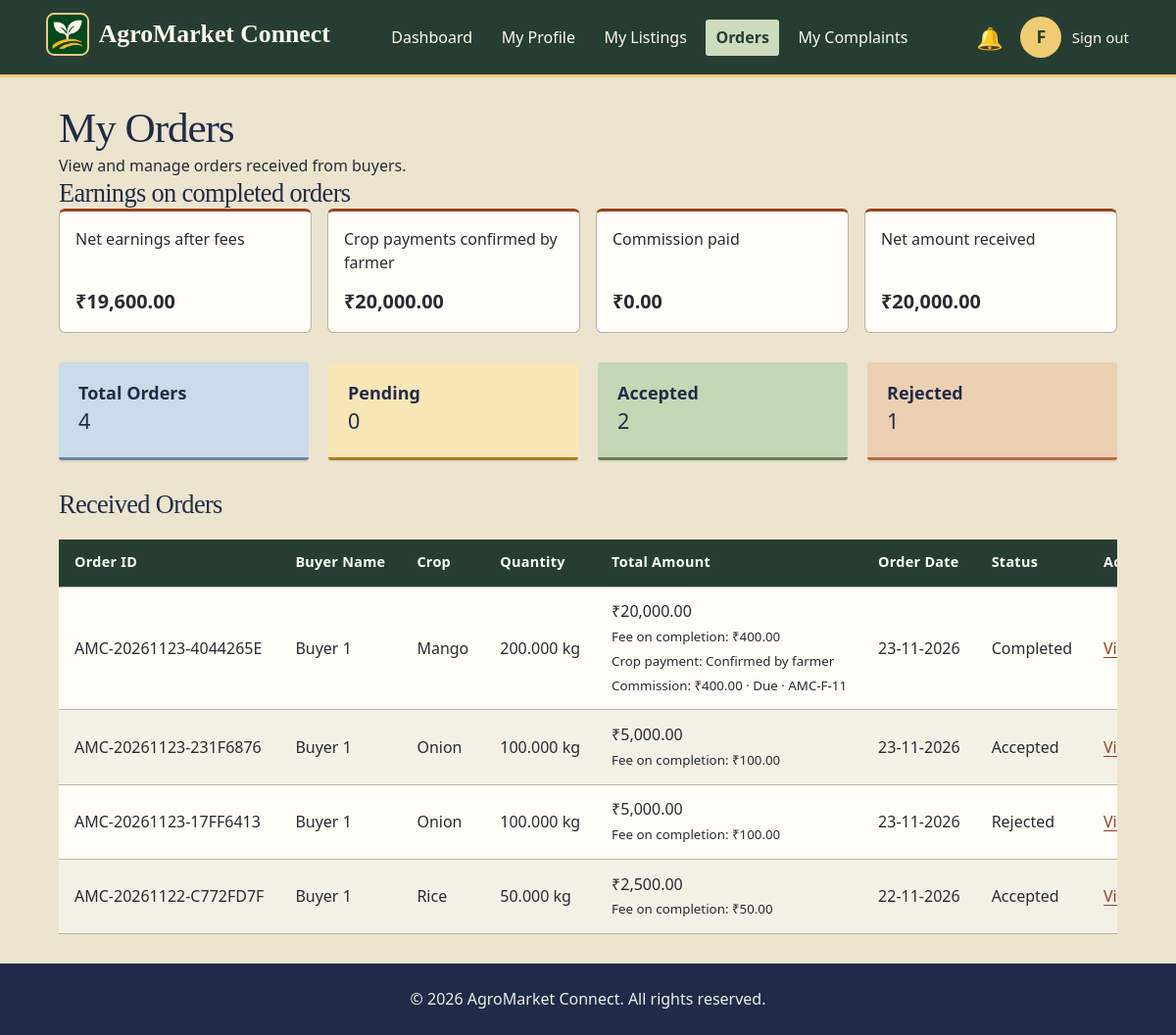
The page /Home/farmer/orders.php (signed in) on the database its author committed.
### tables this page shows
CREATE TABLE `users` (
    `user_id` bigint(20) UNSIGNED NOT NULL,
    `role` enum('admin', 'farmer', 'buyer') NOT NULL,
    `full_name` varchar(100) NOT NULL,
    `email` varchar(150) DEFAULT NULL,
    `mobile` varchar(15) DEFAULT NULL,
    `password_hash` varchar(255) NOT NULL,
    `account_status` enum(
        'pending',
        'active',
        'suspended',
        'closed'
    ) NOT NULL DEFAULT 'pending',
    `email_verified_at` datetime DEFAULT NULL,
    `mobile_verified_at` datetime DEFAULT NULL,
    `last_login_at` datetime DEFAULT NULL,
    `created_at` datetime NOT NULL DEFAULT current_timestamp(),
    `updated_at` datetime NOT NULL DEFAULT current_timestamp(),
    `token` varchar(64) DEFAULT NULL,
    `username` varchar(50) NOT NULL,
    `last_login` datetime DEFAULT NULL
);

CREATE TABLE `orders` (
    `order_id` bigint(20) UNSIGNED NOT NULL,
    `order_number` varchar(30) NOT NULL,
    `buyer_id` bigint(20) UNSIGNED NOT NULL,
    `farmer_id` bigint(20) UNSIGNED NOT NULL,
    `listing_id` bigint(20) UNSIGNED NOT NULL,
    `quantity` decimal(12, 3) NOT NULL,
    `quantity_unit` varchar(20) NOT NULL,
    `unit_price` decimal(12, 2) NOT NULL,
    `subtotal` decimal(12, 2) NOT NULL,
    `delivery_address` varchar(255) NOT NULL,
    `delivery_city` varchar(100) NOT NULL,
    `delivery_state` varchar(100) NOT NULL,
    `delivery_pincode` varchar(10) NOT NULL,
    `buyer_note` text DEFAULT NULL,
    `farmer_response_note` text DEFAULT NULL,
    `order_status` enum(
        'pending',
        'accepted',
        'rejected',
        'cancelled',
        'completed',
        'dispatched',
        'ready_for_pickup'
    ) NOT NULL DEFAULT 'pending',
    `terms_accepted_at` datetime DEFAULT NULL,
    `terms_version` varchar(30) DEFAULT NULL,
    `placed_at` datetime DEFAULT current_timestamp(),
    `updated_at` datetime DEFAULT current_timestamp() ON UPDATE current_timestamp(),
    `fulfilment_method` enum('delivery', 'pickup') NOT NULL DEFAULT 'delivery'
);

CREATE TABLE `crop_listings` (
    `listing_id` bigint(20) UNSIGNED NOT NULL,
    `farmer_id` bigint(20) UNSIGNED NOT NULL,
    `category_id` int(10) UNSIGNED NOT NULL,
    `crop_name` varchar(120) NOT NULL,
    `variety` varchar(120) DEFAULT NULL,
    `description` text DEFAULT NULL,
    `quantity_available` decimal(12, 3) NOT NULL,
    `quantity_unit` varchar(20) NOT NULL,
    `price_per_unit` decimal(12, 2) NOT NULL,
    `minimum_order_quantity` decimal(12, 3) DEFAULT NULL,
    `quality_grade` varchar(50) DEFAULT NULL,
    `harvest_date` date DEFAULT NULL,
    `available_from` date DEFAULT NULL,
    `available_until` date DEFAULT NULL,
    `listing_status` enum(
        'available',
        'paused',
        'sold_out',
        'removed'
    ) NOT NULL DEFAULT 'available',
    `created_at` datetime DEFAULT current_timestamp(),
    `updated_at` datetime DEFAULT current_timestamp() ON UPDATE current_timestamp()
);

CREATE TABLE `order_commissions` (
    `order_id` bigint(20) UNSIGNED NOT NULL,
    `rate_percent` decimal(5, 2) NOT NULL,
    `amount` decimal(12, 2) NOT NULL,
    `collected_at` datetime DEFAULT NULL,
    `receipt_reference` varchar(100) DEFAULT NULL,
    `collected_by` bigint(20) UNSIGNED DEFAULT NULL
);

### Home/farmer/includes/header.php (called while the page is built, shortened)
<?php
$headerRole = "farmer";
$headerUser = $headerFarmer ?? [];
require __DIR__ . "/../../includes/portal-header.php";

### Home/includes/html.php (called while the page is built)
<?php
function e($value)
{
    return htmlspecialchars((string) ($value ?? ""), ENT_QUOTES, "UTF-8");
}

### Home/includes/notifications.php (called while the page is built, shortened)
<?php
function notificationBadgeCount(mysqli $link, int $userId): int
{
    $stmt = $link->prepare("SELECT COUNT(*) FROM notifications WHERE user_id = ? AND bell_seen = 0 AND is_read = 0");
    $stmt->execute([$userId]);
    return (int) $stmt->get_result()->fetch_row()[0];
}

### Home/farmer/orders.php (the view, shortened to what this page needs)
<?php
    require_once __DIR__ . "/../config/db.php";
    require_once __DIR__ . '/../includes/order-money.php';
    $farmerId = (int) $_SESSION['user_id'];
    require_once __DIR__ . "/../includes/html.php";
    $profileSql = "SELECT full_name, email, mobile
               FROM users
               WHERE user_id = ?
               AND role = 'farmer'
               LIMIT 1";
    $stmt = mysqli_prepare($link, $profileSql);
    mysqli_stmt_bind_param($stmt, "i", $farmerId);
    mysqli_stmt_execute($stmt);
    $profileResult = mysqli_stmt_get_result($stmt);
    $farmer        = mysqli_fetch_assoc($profileResult) ?: [];
    $summarySql = "SELECT
                   COUNT(*) AS total_orders,
                   COALESCE(
                       SUM(order_status = 'pending'), 0
                   ) AS pending_orders,
                   COALESCE(
                       SUM(order_status = 'accepted'), 0
                   ) AS accepted_orders,
                   COALESCE(
                       SUM(order_status = 'rejected'), 0
                   ) AS rejected_orders
               FROM orders
               WHERE farmer_id = ?";
    $stmt = mysqli_prepare($link, $summarySql);
    mysqli_stmt_bind_param($stmt, "i", $farmerId);
    mysqli_stmt_execute($stmt);
    $summaryResult = mysqli_stmt_get_result($stmt);
    $orderSummary = mysqli_fetch_assoc($summaryResult) ?: [
    "total_orders"    => 0,
    "pending_orders"  => 0,
    "accepted_orders" => 0,
    "rejected_orders" => 0,
    ];
    $orders = [];
    $ordersSql = "SELECT
                  o.order_id,
                  o.order_number,
                  o.quantity,
                  o.quantity_unit,
                  cf.collected_at AS fee_paid_at, r.confirmed_at AS crop_paid_at, cf.amount AS fee_due,
        o.subtotal, cf.amount AS commission_fee,
                  o.order_status,
                  o.placed_at,
                  b.full_name AS buyer_name,
                  cl.crop_name
              FROM orders AS o LEFT JOIN order_commissions cf ON cf.order_id = o.order_id
        LEFT JOIN crop_payment_receipts r ON r.order_id=o.order_id
              INNER JOIN crop_listings AS cl
                  ON o.listing_id = cl.listing_id
              LEFT JOIN users AS b
                  ON o.buyer_id = b.user_id
              WHERE o.farmer_id = ?
              ORDER BY o.placed_at DESC, o.order_id DESC";
    $stmt = mysqli_prepare($link, $ordersSql);
    mysqli_stmt_bind_param($stmt, "i", $farmerId);
    mysqli_stmt_execute($stmt);
    $ordersResult = mysqli_stmt_get_result($stmt);
    while ($row = mysqli_fetch_assoc($ordersResult)) {
    $orders[] = $row;
    }
?>
<!DOCTYPE html>
<html lang="en">
<head>
    <link rel="stylesheet" href="farmer.css">
    <link rel="stylesheet" href="../styles/order-money.css">
</head>
<body>
    <?php
        $activePage   = "orders.php";
        $headerFarmer = $farmer;
        require __DIR__ . "/includes/header.php";
    ?>
    <main class="orders-container">
        <h1>My Orders</h1>
        <p>View and manage orders received from buyers.</p>
        <section class="order-summary">
            <div>
                <h3>Total Orders</h3>
                <p><?php echo (int) $orderSummary['total_orders']; ?></p>
            </div>
            <div>
                <h3>Pending</h3>
                <p><?php echo (int) $orderSummary['pending_orders']; ?></p>
            </div>
            <div>
                <h3>Accepted</h3>
                <p><?php echo (int) $orderSummary['accepted_orders']; ?></p>
            </div>
            <div>
                <h3>Rejected</h3>
                <p><?php echo (int) $orderSummary['rejected_orders']; ?></p>
            </div>
        </section>
        <section class="orders-table-section">
            <h2>Received Orders</h2>
            <div class="table-wrapper">
                <table>
                    <thead>
                        <tr>
                            <th>Order ID</th>
                            <th>Buyer Name</th>
                            <th>Crop</th>
                            <th>Quantity</th>
                            <th>Total Amount</th>
                            <th>Order Date</th>
                            <th>Status</th>
                            <th>Actions</th>
                        </tr>
                    </thead>
                    <tbody id="ordersTable">
                        <?php if (! empty($orders)): ?>
                            <?php foreach ($orders as $order): ?>
                                <tr>
                                    <td>
                                        <?php echo e($order['order_number']); ?>
                                    </td>
                                    <td>
                                        <?php echo e($order['buyer_name'] ?? "Buyer"); ?>
                                    </td>
                                    <td>
                                        <?php echo e($order['crop_name']); ?>
                                    </td>
                                    <td>
                                        <?php echo e($order['quantity']); ?>
                                        <?php echo e($order['quantity_unit']); ?>
                                    </td>
                                    <td>
                                        ₹<?php echo number_format((float) $order['subtotal'], 2); ?>
                                        <?php if ($order['commission_fee'] > 0): ?>
                                            <br><small>Fee on completion: ₹<?php echo e($order['commission_fee']) ?></small>
                                        <?php endif; ?>
                                    <?php if ($order['order_status'] === 'completed'): ?>
                                        <br><small>Crop payment: <?php echo $order['crop_paid_at'] ? 'Confirmed by farmer' : 'Awaiting farmer confirmation' ?></small>
                                        <?php if ($order['fee_due'] > 0): ?>
                                            <br><small>Commission: ₹<?php echo e($order['fee_due']) ?> · <?php echo $order['fee_paid_at'] ? 'Collected' : 'Due' ?>
                                                · AMC-F-<?php echo (int) $order['order_id'] ?></small>
                                        <?php endif; ?>
                                    <?php endif; ?>
                                    </td>
                                    <td>
                                        <?php
                                            echo ! empty($order['placed_at'])
                                                ? e(date("d-m-Y", strtotime($order['placed_at'])))
                                                : "Not available";
                                        ?>
                                    </td>
                                    <td class="status-cell">
                                        <?php
                                            $statusLabels = [
                                                "pending"          => "Pending",
                                                "accepted"         => "Accepted",
                                                "rejected"         => "Rejected",
                                                "cancelled"        => "Cancelled",
                                                "completed"        => "Completed",
                                                "ready_for_pickup" => "Ready for pickup",
                                                "dispatched"       => "Dispatched",
                                            ];
                                            echo e(
                                                $statusLabels[$order['order_status']] ?? $order['order_status']
                                            );
                                        ?>
                                    </td>
                                    <td class="action-cell">
                                        <a href="order_details.php?id=<?php echo (int) $order['order_id']; ?>">
                                            View
                                        </a>
                                    </td>
                                </tr>
                            <?php endforeach; ?>
                        <?php endif; ?>
                    </tbody>
                </table>
            </div>
        </section>
    </main>
    <footer>
        <p>&copy; 2026 AgroMarket Connect. All rights reserved.</p>
    </footer>
</body>
</html>

### Home/includes/portal-header.php (shortened to what this page needs)
<?php
require_once __DIR__ . "/html.php";
require_once __DIR__ . "/notifications.php";
$badgeCount = notificationBadgeCount(
    $link,
    (int) $_SESSION['user_id']
);
$headerName = $headerUser['full_name']
    ?? $_SESSION['full_name']
    ?? ucfirst($headerRole);
$headerInitial = strtoupper(substr(trim($headerName), 0, 1))
    ?: strtoupper($headerRole[0]);
?>
<header class="<?= e($headerRole); ?>-header">
    <div class="header-left">
        <?php require __DIR__ . '/brand-home.php'; ?>
    </div>
    <div class="header-right">
        <div class="notification-menu">
            <a
                href="notifications.php"
                class="notification-bell"
                aria-label="Notifications, <?= (int) $badgeCount; ?> new"
                <?= $activePage === "notifications.php"
                    ? 'aria-current="page"'
                    : '';
                ?>
            >
                <span class="bell-icon" aria-hidden="true">
                    🔔
                </span>
            </a>
        </div>
        <div class="profile-menu">
            <button
                type="button"
                class="profile-avatar"
                id="profileToggle"
                aria-label="Open profile details"
                aria-expanded="false"
                aria-controls="profilePopup"
            >
                <?= e($headerInitial); ?>
            </button>
        </div>
        <?php require __DIR__ . '/signout.php'; ?>
    </div>
</header>

### rows shown on the page
users: full_name "F"
orders: order_number "AMC-20261123-4044265E", users.full_name "Buyer 1", listing.crop_name "Mango", quantity "200.000", quantity_unit "kg", subtotal "20,000.00", order_commissions.amount "400.00", shows "Confirmed by farmer", shows "Due", order_id "11", placed_at "23-11-2026", order_status "Completed"
orders: order_number "AMC-20261123-231F6876", users.full_name "Buyer 1", listing.crop_name "Onion", quantity "100.000", quantity_unit "kg", subtotal "5,000.00", order_commissions.amount "100.00", placed_at "23-11-2026", order_status "Accepted"
orders: order_number "AMC-20261123-17FF6413", users.full_name "Buyer 1", listing.crop_name "Onion", quantity "100.000", quantity_unit "kg", subtotal "5,000.00", order_commissions.amount "100.00", placed_at "23-11-2026", order_status "Rejected"
orders: order_number "AMC-20261122-C772FD7F", users.full_name "Buyer 1", listing.crop_name "Rice", quantity "50.000", quantity_unit "kg", subtotal "2,500.00", order_commissions.amount "50.00", placed_at "22-11-2026", order_status "Accepted"

### other values the page prints
$label "Net earnings after fees"
$amounts[$key] "19,600.00"
$label "Crop payments confirmed by farmer"
$amounts[$key] "20,000.00"
$label "Commission paid"
$amounts[$key] "0.00"
$label "Net amount received"
$orderSummary['total_orders'] "4"
$orderSummary['pending_orders'] "0"
$orderSummary['accepted_orders'] "2"
$orderSummary['rejected_orders'] "1"
